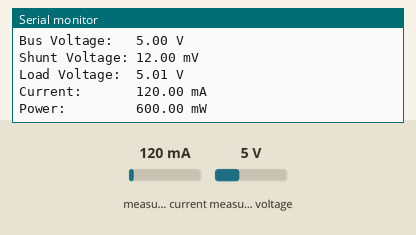
This sketch was run on a simulated Arduino Uno, built with avr-gcc and run on an emulated ATmega328P. Shown: the last lines printed to the serial monitor. The test bench sets the inputs (shaded band); at power-on: measured current 120 mA, measured voltage 5 V.

Above: at 1.3 s.
1.4 s: measured current set to 40 mA
At 1.82 s:
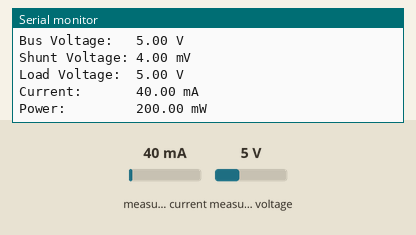
2.9 s: measured voltage set to 0.3 V
At 3.32 s:
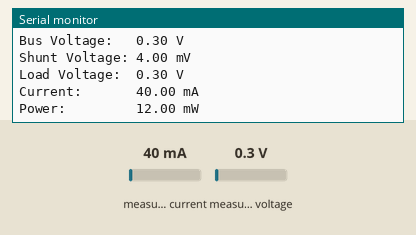
4.4 s: measured current set to 500 mA
At 4.82 s:
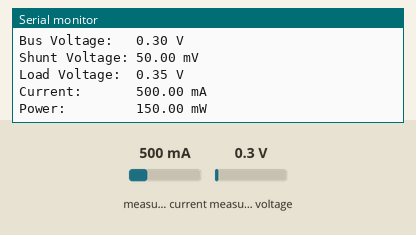
Timing chart, 0 to 7.4 s (numbered marks = the images above; inputs shaded):
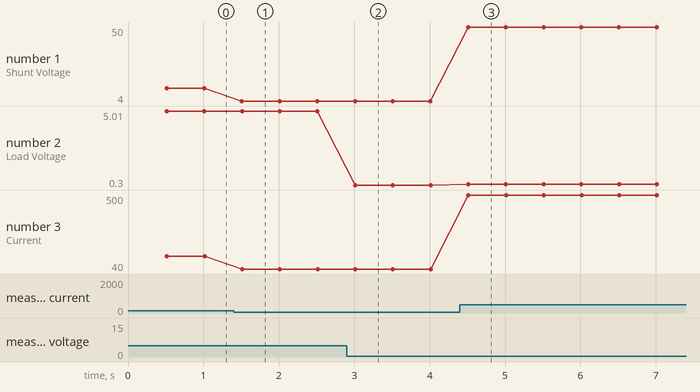

The sketch:

INA219_Serial.ino
```cpp
/*
 * INA219 based on Adafruit library example
 */
#include <Wire.h>

/*
 * Adafruit libraries
 */
#include <Adafruit_INA219.h>

/*
 * INA219 instance
 */
Adafruit_INA219 ina219;

/*
 * global variables
 */
float g_Shuntvoltage = 0;
float g_Busvoltage = 0;
float g_Current_mA = 0;
float g_Loadvoltage = 0;
float g_Power_mW = 0;

/*
 * Prototypes
 */
void PrintValues(void);

/*
 * scheduling variables
 */
const long interval = 500; /* ms */
unsigned long previousMillis = 0;

/*
 * Entry point
 */
void setup(void){

  Serial.begin(115200);
  Serial.println(F("Starting..."));

  // Initialize the INA219.
  // By default the initialization will use the largest range (32V, 2A).  However
  // you can call a setCalibration function to change this range (see comments).
  if (! ina219.begin()) {
    Serial.println("Failed to find INA219 chip");
    while (1) { delay(10); }
  }

  // To use a slightly lower 32V, 1A range (higher precision on amps):
  //ina219.setCalibration_32V_1A();
  // Or to use a lower 16V, 400mA range (higher precision on volts and amps):
  //ina219.setCalibration_16V_400mA();

  Serial.println("Measuring voltage and current with INA219 ...");
}

/*
 * endles loop
 */
void loop(void) {

  unsigned long currentMillis  = millis();

  /*
   *  Check if timer expired
   */
  if (currentMillis - previousMillis >= interval) {
      previousMillis = currentMillis;

    /*
     * Start measuring
    */
    g_Shuntvoltage = ina219.getShuntVoltage_mV();
    g_Busvoltage = ina219.getBusVoltage_V();
    g_Current_mA = ina219.getCurrent_mA();
    g_Power_mW = ina219.getPower_mW();
    g_Loadvoltage = g_Busvoltage + (g_Shuntvoltage / 1000);

    PrintValues();
  }
}

/*
 * Output to serial interface
 */
void PrintValues(void){
  Serial.print("Bus Voltage:   "); Serial.print(g_Busvoltage); Serial.println(" V");
  Serial.print("Shunt Voltage: "); Serial.print(g_Shuntvoltage); Serial.println(" mV");
  Serial.print("Load Voltage:  "); Serial.print(g_Loadvoltage); Serial.println(" V");
  Serial.print("Current:       "); Serial.print(g_Current_mA); Serial.println(" mA");
  Serial.print("Power:         "); Serial.print(g_Power_mW); Serial.println(" mW");
  Serial.println("");
}
```

Measured:
- after the input at 1.4 s, the serial monitor: prints a new line after 0.11 s (image 1)
- after the input at 2.9 s, the serial monitor: prints a new line after 0.11 s (image 2)
- after the input at 4.4 s, the serial monitor: prints a new line after 0.11 s (image 3)
- plotted number 1: 12 → 4 after the input at 1.4 s, 4 → 50 after the input at 4.4 s
- plotted number 2: 5 → 0.3 after the input at 2.9 s, 0.3 → 0.35 after the input at 4.4 s
- plotted number 3: 120 → 40 after the input at 1.4 s, 40 → 500 after the input at 4.4 s
